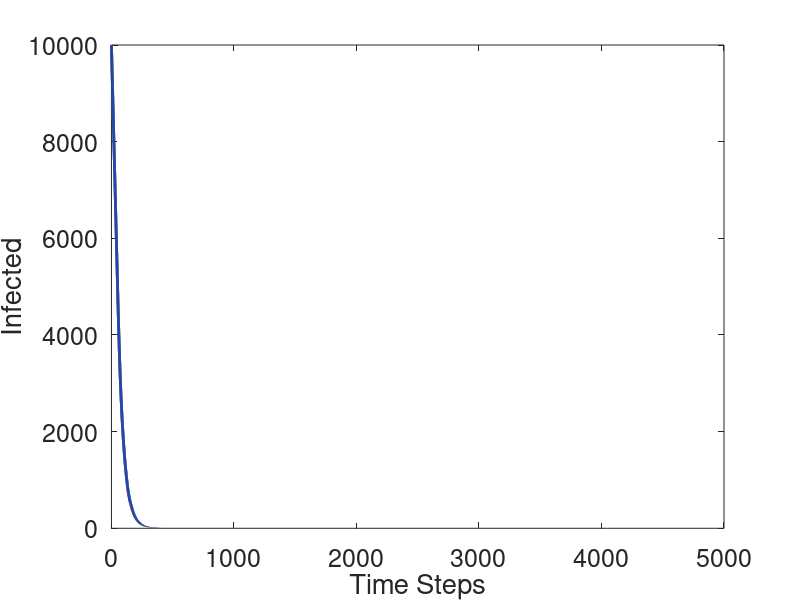

Recreate this plot in MATLAB.
clear
set(0,'DefaultAxesFontSize', 18)
beta=0.0000002857;
g=0.02011;
b=0.00137363;
R0=beta/(b+g);
N=150000;
init=10000;
dt=0.01;
time=5000;
sim=3;
for j=1:sim
i(1)=init;
for t=1:time/dt
r=rand; % uniform random number
birth=beta*i(t)*(N-i(t))/N*dt; 
death=(b+g)*i(t)*dt;
if r<=birth
i(t+1)=i(t)+1;
elseif r>birth && r<=birth+death
i(t+1)=i(t)-1;
else
i(t+1)=i(t);
end
end
if j==1
    stairs([0:dt:time],i,'r-','LineWidth',2);
hold on
elseif j==2 
    stairs([0:dt:time],i,'g-','LineWidth',2);
else
    stairs([0:dt:time],i,'b-','LineWidth',2);
end
end
ylabel("Infected")
xlabel("Time Steps")
